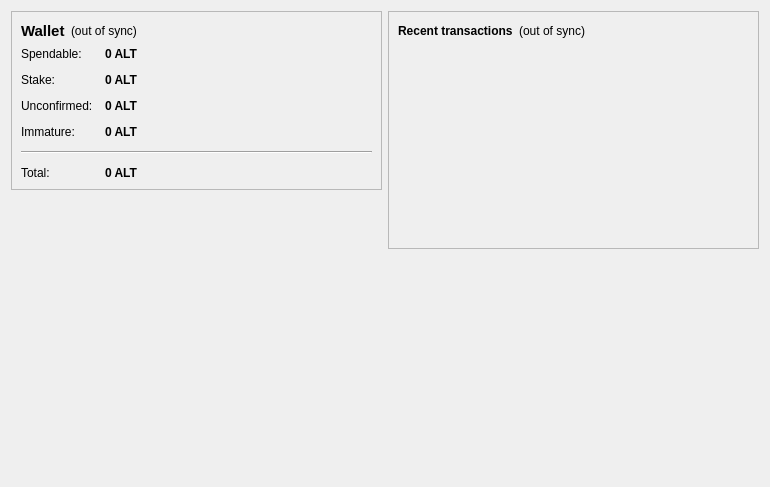
<?xml version="1.0" encoding="UTF-8"?>
<ui version="4.0">
 <class>OverviewPage</class>
 <widget class="QWidget" name="OverviewPage">
  <property name="geometry">
   <rect>
    <x>0</x>
    <y>0</y>
    <width>770</width>
    <height>487</height>
   </rect>
  </property>
  <property name="windowTitle">
   <string>Form</string>
  </property>
  <layout class="QHBoxLayout" name="horizontalLayout" stretch="1,1">
   <item>
    <layout class="QVBoxLayout" name="verticalLayout_2">
     <item>
      <widget class="QFrame" name="frame">
       <property name="frameShape">
        <enum>QFrame::StyledPanel</enum>
       </property>
       <property name="frameShadow">
        <enum>QFrame::Raised</enum>
       </property>
       <layout class="QVBoxLayout" name="verticalLayout_4">
        <item>
         <layout class="QHBoxLayout" name="horizontalLayout_4">
          <item>
           <widget class="QLabel" name="label_5">
            <property name="font">
             <font>
              <pointsize>11</pointsize>
              <weight>75</weight>
              <bold>true</bold>
             </font>
            </property>
            <property name="text">
             <string>Wallet</string>
            </property>
           </widget>
          </item>
          <item>
           <widget class="QLabel" name="labelWalletStatus">
            <property name="toolTip">
             <string>The displayed information may be out of date. Your wallet automatically synchronizes with the altcoinreservesystem network after a connection is established, but this process has not completed yet.</string>
            </property>
            <property name="styleSheet">
             <string notr="true"/>
            </property>
            <property name="text">
             <string notr="true">(out of sync)</string>
            </property>
            <property name="alignment">
             <set>Qt::AlignLeading|Qt::AlignLeft|Qt::AlignVCenter</set>
            </property>
           </widget>
          </item>
          <item>
           <spacer name="horizontalSpacer_2">
            <property name="orientation">
             <enum>Qt::Horizontal</enum>
            </property>
            <property name="sizeHint" stdset="0">
             <size>
              <width>40</width>
              <height>20</height>
             </size>
            </property>
           </spacer>
          </item>
         </layout>
        </item>
        <item>
         <layout class="QFormLayout" name="formLayout_2">
          <property name="fieldGrowthPolicy">
           <enum>QFormLayout::AllNonFixedFieldsGrow</enum>
          </property>
          <property name="horizontalSpacing">
           <number>12</number>
          </property>
          <property name="verticalSpacing">
           <number>12</number>
          </property>
          <item row="0" column="0">
           <widget class="QLabel" name="label">
            <property name="text">
             <string>Spendable:</string>
            </property>
           </widget>
          </item>
          <item row="0" column="1">
           <widget class="QLabel" name="labelBalance">
            <property name="font">
             <font>
              <weight>75</weight>
              <bold>true</bold>
             </font>
            </property>
            <property name="cursor">
             <cursorShape>IBeamCursor</cursorShape>
            </property>
            <property name="toolTip">
             <string>Your current spendable balance</string>
            </property>
            <property name="text">
             <string notr="true">0 ALT</string>
            </property>
            <property name="textInteractionFlags">
             <set>Qt::LinksAccessibleByMouse|Qt::TextSelectableByKeyboard|Qt::TextSelectableByMouse</set>
            </property>
           </widget>
          </item>
          <item row="1" column="0">
           <widget class="QLabel" name="label_6">
            <property name="text">
             <string>Stake:</string>
            </property>
           </widget>
          </item>
          <item row="1" column="1">
           <widget class="QLabel" name="labelStake">
            <property name="font">
             <font>
              <weight>75</weight>
              <bold>true</bold>
             </font>
            </property>
            <property name="cursor">
             <cursorShape>IBeamCursor</cursorShape>
            </property>
            <property name="toolTip">
             <string>Total of coins that was staked, and do not yet count toward the current balance</string>
            </property>
            <property name="text">
             <string notr="true">0 ALT</string>
            </property>
            <property name="textInteractionFlags">
             <set>Qt::LinksAccessibleByMouse|Qt::TextSelectableByKeyboard|Qt::TextSelectableByMouse</set>
            </property>
           </widget>
          </item>
          <item row="2" column="0">
           <widget class="QLabel" name="label_3">
            <property name="text">
             <string>Unconfirmed:</string>
            </property>
           </widget>
          </item>
          <item row="2" column="1">
           <widget class="QLabel" name="labelUnconfirmed">
            <property name="font">
             <font>
              <weight>75</weight>
              <bold>true</bold>
             </font>
            </property>
            <property name="cursor">
             <cursorShape>IBeamCursor</cursorShape>
            </property>
            <property name="toolTip">
             <string>Total of transactions that have yet to be confirmed, and do not yet count toward the current balance</string>
            </property>
            <property name="text">
             <string notr="true">0 ALT</string>
            </property>
            <property name="textInteractionFlags">
             <set>Qt::LinksAccessibleByMouse|Qt::TextSelectableByKeyboard|Qt::TextSelectableByMouse</set>
            </property>
           </widget>
          </item>
          <item row="3" column="0">
           <widget class="QLabel" name="labelImmatureText">
            <property name="text">
             <string>Immature:</string>
            </property>
           </widget>
          </item>
          <item row="3" column="1">
           <widget class="QLabel" name="labelImmature">
            <property name="font">
             <font>
              <weight>75</weight>
              <bold>true</bold>
             </font>
            </property>
            <property name="toolTip">
             <string>Mined balance that has not yet matured</string>
            </property>
            <property name="text">
             <string notr="true">0 ALT</string>
            </property>
            <property name="textInteractionFlags">
             <set>Qt::LinksAccessibleByMouse|Qt::TextSelectableByKeyboard|Qt::TextSelectableByMouse</set>
            </property>
           </widget>
          </item>
          <item row="4" column="0" colspan="2">
           <widget class="Line" name="line">
            <property name="orientation">
             <enum>Qt::Horizontal</enum>
            </property>
           </widget>
          </item>
          <item row="5" column="0">
           <widget class="QLabel" name="labelTotalText">
            <property name="text">
             <string>Total:</string>
            </property>
           </widget>
          </item>
          <item row="5" column="1">
           <widget class="QLabel" name="labelTotal">
            <property name="font">
             <font>
              <weight>75</weight>
              <bold>true</bold>
             </font>
            </property>
            <property name="cursor">
             <cursorShape>IBeamCursor</cursorShape>
            </property>
            <property name="toolTip">
             <string>Your current total balance</string>
            </property>
            <property name="text">
             <string notr="true">0 ALT</string>
            </property>
            <property name="textInteractionFlags">
             <set>Qt::LinksAccessibleByMouse|Qt::TextSelectableByKeyboard|Qt::TextSelectableByMouse</set>
            </property>
           </widget>
          </item>
         </layout>
        </item>
       </layout>
      </widget>
     </item>
     <item>
      <spacer name="verticalSpacer">
       <property name="orientation">
        <enum>Qt::Vertical</enum>
       </property>
       <property name="sizeHint" stdset="0">
        <size>
         <width>20</width>
         <height>40</height>
        </size>
       </property>
      </spacer>
     </item>
     <item>
      <widget class="QLabel" name="label_2">
       <property name="autoFillBackground">
        <bool>true</bool>
       </property>
       <property name="text">
        <string/>
       </property>
       <property name="pixmap">
        <pixmap resource="../bitcoin.qrc">:/icons/mastbg</pixmap>
       </property>
       <property name="scaledContents">
        <bool>false</bool>
       </property>
       <property name="margin">
        <number>0</number>
       </property>
      </widget>
     </item>
    </layout>
   </item>
   <item>
    <layout class="QVBoxLayout" name="verticalLayout_3">
     <item>
      <widget class="QFrame" name="frame_2">
       <property name="frameShape">
        <enum>QFrame::StyledPanel</enum>
       </property>
       <property name="frameShadow">
        <enum>QFrame::Raised</enum>
       </property>
       <layout class="QVBoxLayout" name="verticalLayout">
        <item>
         <layout class="QHBoxLayout" name="horizontalLayout_2">
          <item>
           <widget class="QLabel" name="label_4">
            <property name="text">
             <string>&lt;b&gt;Recent transactions&lt;/b&gt;</string>
            </property>
           </widget>
          </item>
          <item>
           <widget class="QLabel" name="labelTransactionsStatus">
            <property name="toolTip">
             <string>The displayed information may be out of date. Your wallet automatically synchronizes with the altcoinreservesystem network after a connection is established, but this process has not completed yet.</string>
            </property>
            <property name="styleSheet">
             <string notr="true"/>
            </property>
            <property name="text">
             <string notr="true">(out of sync)</string>
            </property>
            <property name="alignment">
             <set>Qt::AlignRight|Qt::AlignTrailing|Qt::AlignVCenter</set>
            </property>
           </widget>
          </item>
          <item>
           <spacer name="horizontalSpacer">
            <property name="orientation">
             <enum>Qt::Horizontal</enum>
            </property>
            <property name="sizeHint" stdset="0">
             <size>
              <width>40</width>
              <height>20</height>
             </size>
            </property>
           </spacer>
          </item>
         </layout>
        </item>
        <item>
         <widget class="QListView" name="listTransactions">
          <property name="styleSheet">
           <string notr="true">QListView { background: transparent; }</string>
          </property>
          <property name="frameShape">
           <enum>QFrame::NoFrame</enum>
          </property>
          <property name="verticalScrollBarPolicy">
           <enum>Qt::ScrollBarAlwaysOff</enum>
          </property>
          <property name="horizontalScrollBarPolicy">
           <enum>Qt::ScrollBarAlwaysOff</enum>
          </property>
          <property name="selectionMode">
           <enum>QAbstractItemView::NoSelection</enum>
          </property>
         </widget>
        </item>
       </layout>
      </widget>
     </item>
     <item>
      <spacer name="verticalSpacer_2">
       <property name="orientation">
        <enum>Qt::Vertical</enum>
       </property>
       <property name="sizeHint" stdset="0">
        <size>
         <width>20</width>
         <height>40</height>
        </size>
       </property>
      </spacer>
     </item>
    </layout>
   </item>
  </layout>
 </widget>
 <resources>
  <include location="../bitcoin.qrc"/>
 </resources>
 <connections/>
</ui>
